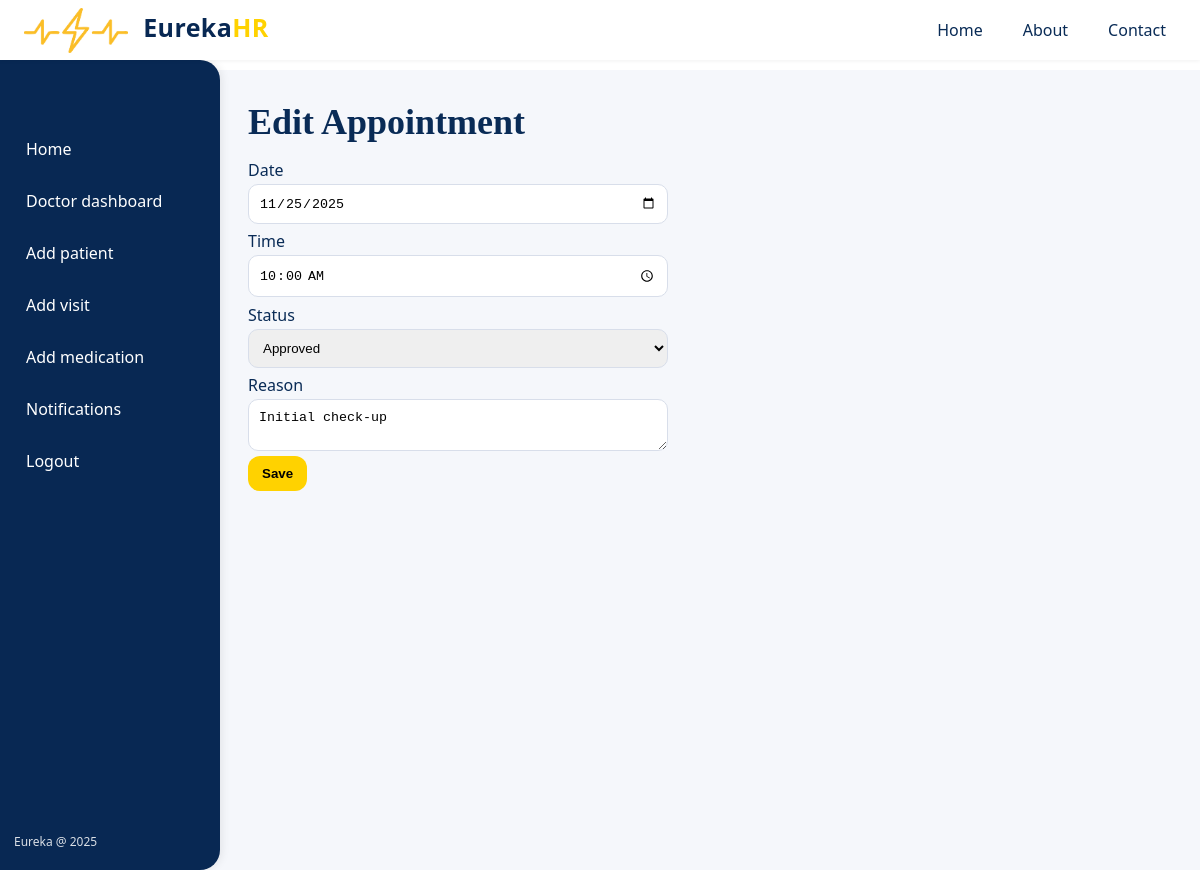
The page /doctor/appointment/1/edit (signed in) on the database as committed earlier.
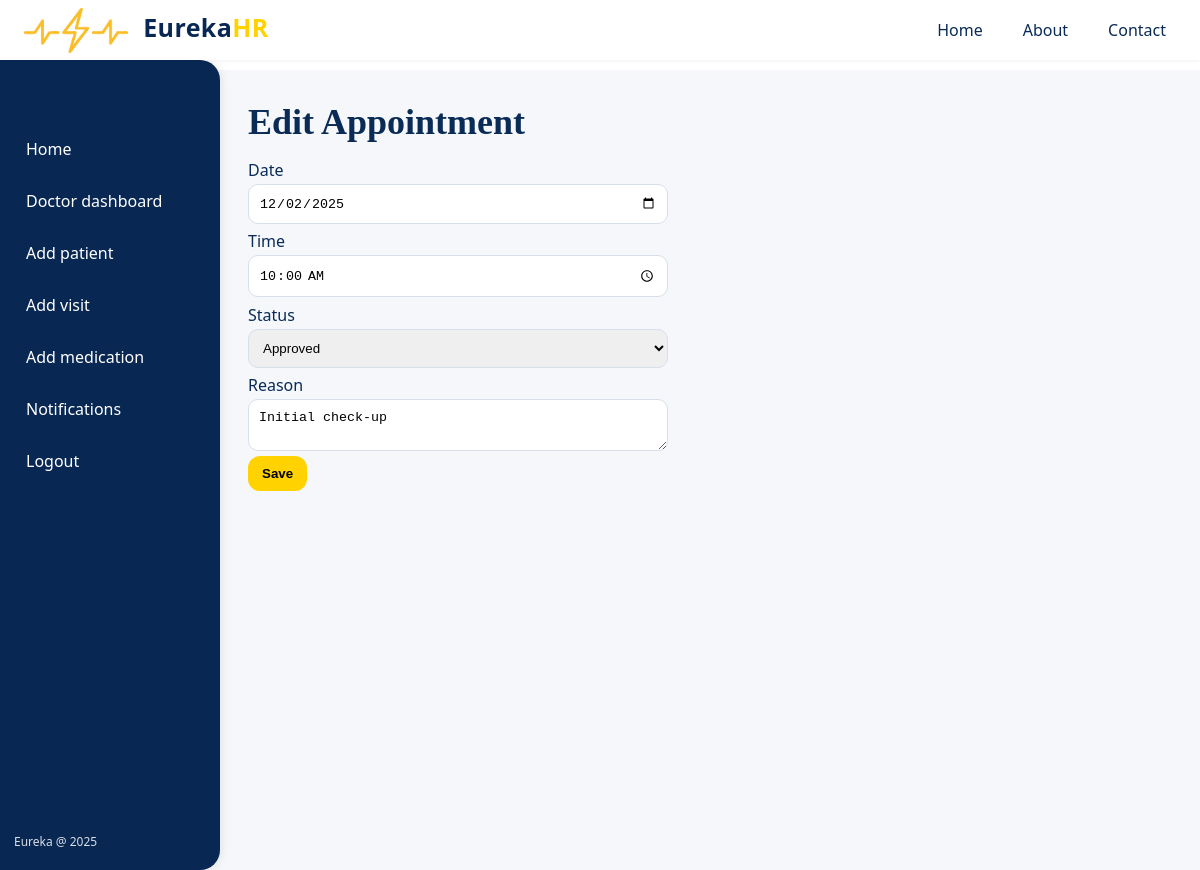
The same page on the database as committed later.
### app.py (models this page shows)
class Appointment(db.Model):
    id = db.Column(db.Integer, primary_key=True)
    patient_id = db.Column(db.Integer, db.ForeignKey("patient.id"), nullable=False)
    doctor_id = db.Column(db.Integer, db.ForeignKey("user.id"), nullable=True)
    date = db.Column(db.String(20), nullable=False)
    time = db.Column(db.String(10), nullable=True)
    reason = db.Column(db.String(255), nullable=True)
    status = db.Column(db.String(20), nullable=False, default="Pending")  # Pending / Approved / Rejected
    created_at = db.Column(db.DateTime, default=datetime.utcnow)
    patient = db.relationship("Patient", backref="appointments")
    doctor = db.relationship("User", foreign_keys=[doctor_id])

### app.py (the view, shortened to what this page needs)
@app.route("/doctor/appointment/<int:aid>/edit", methods=["GET", "POST"])
@doctor_required
def edit_appointment(aid):
    user = current_user()
    appt = Appointment.query.get_or_404(aid)
    patient = Patient.query.get_or_404(appt.patient_id)
    if patient.doctor_id != user.id:
        abort(403)
    return render_template("edit_appointment.html", appt=appt, user=user)

### app.py (called while the page is built)
def current_user():
    uid = session.get("user_id")
    if not uid:
        return None
    return User.query.get(uid)

def doctor_required(fn):
    from functools import wraps
    @wraps(fn)
    def wrapper(*args, **kwargs):
        user = current_user()
        if not user or user.role != "doctor":
            abort(403)
        return fn(*args, **kwargs)
    return wrapper

### templates/edit_appointment.html (shortened to what this page needs)
{% extends 'base.html' %}
{% block content %}
  <h1>Edit Appointment</h1>
  <form method="post">
    <label>Date</label>
    <input type="date" name="date" value="{{ appt.date }}" required>
    <label>Time</label>
    <input type="time" name="time" value="{{ appt.time }}">
    <label>Status</label>
    <select name="status">
      <option value="Approved" {% if appt.status == 'Approved' %}selected{% endif %}>Approved</option>
    </select>
    <label>Reason</label>
    <textarea name="reason">{{ appt.reason }}</textarea>
    <br><button type="submit">Save</button>
  </form>
{% endblock %}

Rows that differ between the two databases and show on the page:
changed Appointment "Approved": date "11/25/2025" → "12/02/2025"
